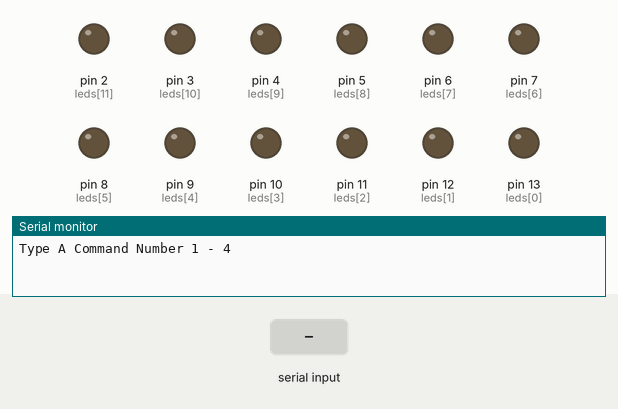
Simulated run of this sketch. Board: Arduino Uno, built with avr-gcc and run on an emulated ATmega328P. Parts: output pins drawn as LEDs (lit = HIGH), the last lines printed to the serial monitor. Inputs (shaded band) come from the test bench.

Above: at 1.2 s.
1.3 s: "30,150\n" received over Serial
At 3.7 s:
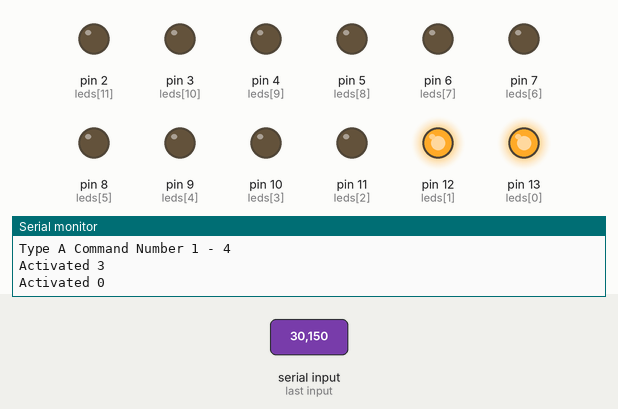
At 9.1 s:
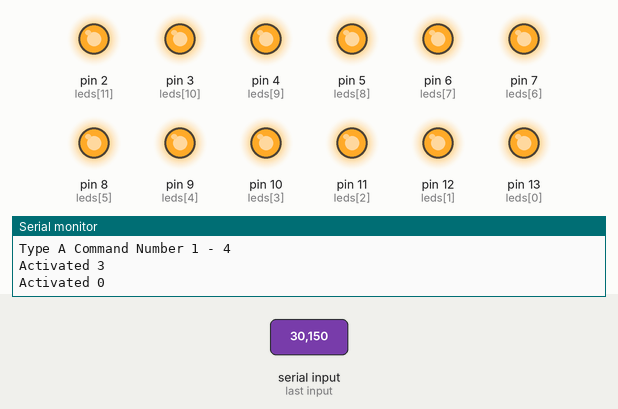
13.3 s: "2\n" received over Serial
At 15.2 s:
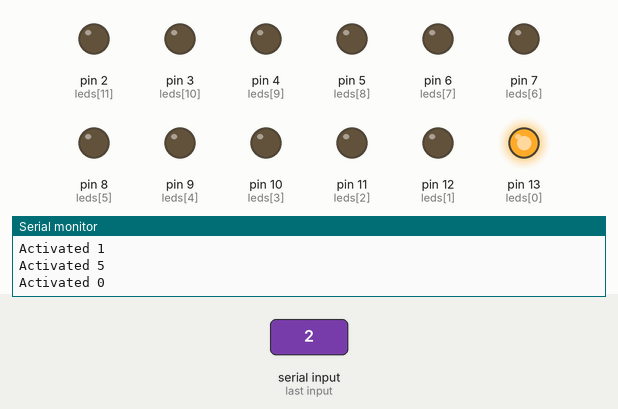
Timing chart, 0 to 22.3 s (numbered marks = the images above; inputs shaded):
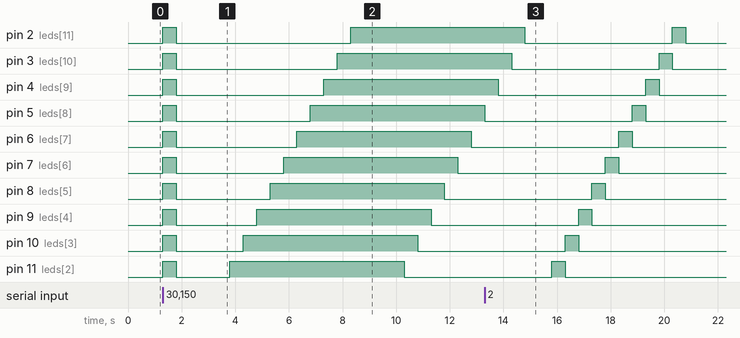

The sketch:

LedArray.ino
```cpp
/**
 * Code By Travis Leeden
 * Code for controlling an LED based desk light
 */

//Variables for led pin numbers
int leds[12] = {13,12,11,10,9,8,7,6,5,4,3,2};
int ledCount = 12;
int blueLeds[4] = {13,12,11,10};
int redLeds[4] = {9,8,7,6};
int whiteLeds[4] = {5,4,3,2};

int button = 1;
//Button state for remembering if the button is HIGH or LOW
int buttonState = 0;

//Current selected animation
int currentMode = 0;

//Function Signitures
void Train(long delaySeconds);
void OneByOne(long delaySeconds);
void Flash(long delaySeconds);
void AllOn(void);
void SetMode(int mode);
void ButtonController();

//the setup routine runs once when you press reset:
void setup()
{
  Serial.begin(9600);
  while (! Serial); // Wait until Serial is ready
  Serial.println("Type A Command Number 1 - 4");
  pinMode(button,INPUT);
  for(int i = 0; i <= ledCount; i++)
  {
	  pinMode(leds[i],OUTPUT);
  }
}

// the loop routine runs over and over again forever:
void loop()
{
  buttonState = digitalRead(button);
  SerialReader();
}

/**
 *  Lights the leds from left to right from top left to bottom right then turns them off in the same order.
 *  long delaySeconds = delay between each action
 */
void Train(long delaySeconds)
{
  for(int i = 0; i < ledCount; i++)
  {
    delay(delaySeconds);
    digitalWrite(leds[i],HIGH);
  }
  delay(delaySeconds);
  for(int i = 0; i < ledCount; i++)
  {
    delay(delaySeconds);
    digitalWrite(leds[i],LOW);
  }
}

/**
 *  Lights the leds one by one(In Order) and turns them off before lighting the next one.
 * delaySeconds = milliseconds between each action
 */
void OneByOne(long delaySeconds)
{
  for(int i = 0; i < ledCount; i++)
  {
    digitalWrite(leds[i],HIGH);
    delay(delaySeconds);
    digitalWrite(leds[i],LOW);
  }
}

/**
 * Flashes all of the leds on then off
 * delaySeconds = milliseconds between each flash.
*/
void Flash(long delaySeconds)
{
  for(int i = 0; i < ledCount; i++)
  {
    digitalWrite(leds[i],HIGH);
  }
  delay(delaySeconds);
  for(int i = 0; i < ledCount; i++)
  {
    digitalWrite(leds[i],LOW);
  }
  delay(delaySeconds);
}

/**
 * Turns all connected leds on
*/
void AllOn(void)
{
  for(int i = 0; i < ledCount; i++)
  {
    digitalWrite(leds[i],HIGH);
  }
}

/**
 * Turns all connected leds off
*/
void ClearLeds(void)
{
  for(int i = 0; i < ledCount; i++)
  {
    digitalWrite(leds[i],LOW);
  }
}

/**
 * Serial Reader for getting commands from serial console.
 * Only used for debugging
*/
void SerialReader(void)
{
  if (Serial.available())
  {
    char ch = Serial.read();
    if (ch >= '0' && ch <= '7')
    {
      currentMode = ch - '0';
      SetMode(currentMode);
      Serial.print("Activated ");
      Serial.println(currentMode);
    }
    if (ch == 'x')
    {
      currentMode = 0;
      ClearLeds();
      Serial.println("Cleared");
    }
  }
}

/**
 * Sets the mode for lamp
*/
void SetMode(int mode)
{
  switch(mode)
  {
    case 1:
      Train(500);
      break;
    case 2:
      OneByOne(500);
      break;
    case 3:
      Flash(500);
      break;
    case 4:
      AllOn();
      break;
    default:
      ClearLeds();
      break;
  }
}

//TODO: Add button to control the animations
void ButtonController(void)
{
}
```

Measured:
- after the input at 1.3 s, pin 2 (leds[11]): LOW → HIGH at once, → LOW 0.50 s later, → HIGH 6.5 s later; pin 3 (leds[10]): LOW → HIGH at once, → LOW 0.50 s later, → HIGH 6.0 s later
- after the input at 13.3 s, pin 6 (leds[7]): LOW → HIGH after 5.0 s, → LOW 0.50 s later; pin 7 (leds[6]): LOW → HIGH after 4.5 s, → LOW 0.50 s later; pin 8 (leds[5]): LOW → HIGH after 4.0 s, → LOW 0.50 s later; pin 9 (leds[4]): LOW → HIGH after 3.5 s, → LOW 0.50 s later; pin 10 (leds[3]): LOW → HIGH after 3.0 s, → LOW 0.50 s later
